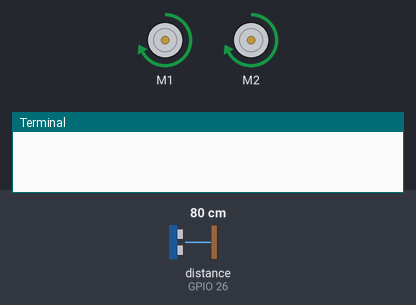
Simulated run of this program. Board: Raspberry Pi (BCM pin numbers). Shown: 2 × DC motor (green arrow = forward, orange = backward, longer = faster), the last lines printed to the terminal. Inputs (shaded band) come from the test bench; at power-on: distance to the obstacle (sensor on GPIO 26) 80 cm. The echo pulse lasts 58.3 µs per cm; motors are numbered in the order the program creates them (left before right in a Robot); the clock reads 2024-03-15 10:24:30 at power-on unless the program sets it.

Above: at 1.7 s.
1.8 s: distance to the obstacle (sensor on GPIO 26) set to 15 cm
3.3 s: distance to the obstacle (sensor on GPIO 26) set to 12 cm
At 4.5 s:
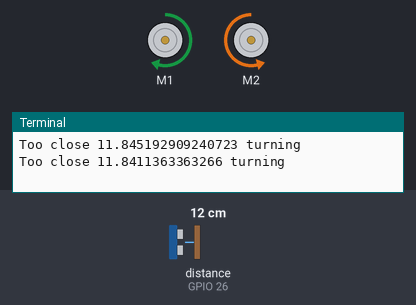
5.0 s: distance to the obstacle (sensor on GPIO 26) set to 18 cm
At 5.9 s:
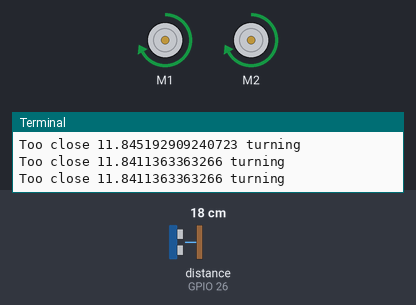
6.5 s: distance to the obstacle (sensor on GPIO 26) set to 2 cm
At 7.2 s:
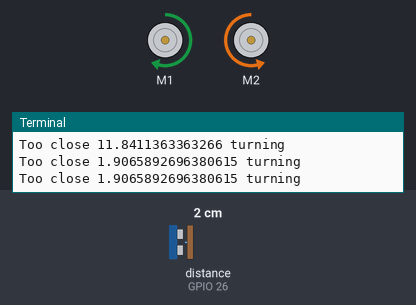
Timing chart, 0 to 9.0 s (numbered marks = the images above; inputs shaded):
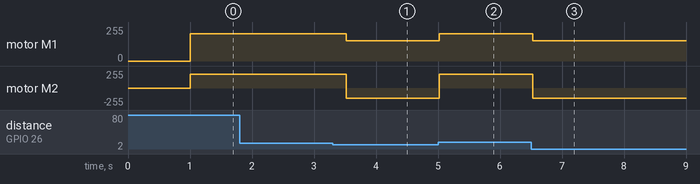

The program:

robot-distance.py
```python
#!/usr/bin/python3
import time
from gpiozero import Robot
import RPi.GPIO as GPIO


robot = Robot(left=(17, 18), right=(22, 23))

# Ultrasonic range sensor (pins)
pin_trig = 13
pin_echo = 26

## These may need to be adjusted depending upon the size of the robot and the speed of the motors
# minimum distance before we turn in cm
min_distance = 13
# speed when moving forward (between 0 and 1)
speed_forward = 0.8
# speed when turning (between 0 and 1)
speed_turn = 0.6

# Setup GPIO input/output and disable warnings
GPIO.setmode(GPIO.BCM)
GPIO.setwarnings (False)
GPIO.setup(pin_trig, GPIO.OUT)
GPIO.setup(pin_echo, GPIO.IN)

# Set ultrasonic sensor off and wait to settle
GPIO.output(pin_trig, 0)
time.sleep(0.5)

while True:
    # sleep to ensure we don't try to recalc distance before it's settled
    time.sleep(0.5)


    # Check for distance in front
    # Send 10micro sec pulse
    GPIO.output(pin_trig, 1)
    time.sleep(0.000001)
    GPIO.output(pin_trig, 0)

    # Wait until input goes high - then wait for it to do low
    while (GPIO.input(pin_echo)==0):
        pass
    # Start timer
    start_time = time.time()

    # wait until it goes low again
    while (GPIO.input (pin_echo)==1):
        current_time = time.time()
        # If no response in reasonable time then not received a response (either too close to an object - or too far)
        if ((current_time - start_time)>0.05):
            break

    # Calculate response time
    response_time = current_time - start_time;

    #distance is time * speed sound (34029cm/s) - divide by 2 for return journey
    distance = response_time * 34029 / 2

    # if we are close to a wall then turn right
    if (distance < min_distance) :
        print ("Too close " + str(distance) + " turning")
        robot.right(speed_turn)
    else :
        robot.forward(speed_forward)

robot.close()
restore_terminal()
GPIO.cleanup()
```

Measured:
- the behaviour switches between 14 and 13 cm on distance to the obstacle (sensor on GPIO 26) (found by bisection; images 0 and 1)
- after the input at 1.8 s, every drawn part: stays the same
- after the input at 3.3 s, motor M1: forward 204/255 → forward 153/255 after 0.22 s; motor M2: forward 204/255 → backward 153/255 after 0.22 s
- after the input at 5.0 s, motor M1: forward 153/255 → forward 204/255 at once; motor M2: backward 153/255 → forward 204/255 at once
- after the input at 6.5 s, motor M1: forward 204/255 → forward 153/255 at once; motor M2: forward 204/255 → backward 153/255 at once
